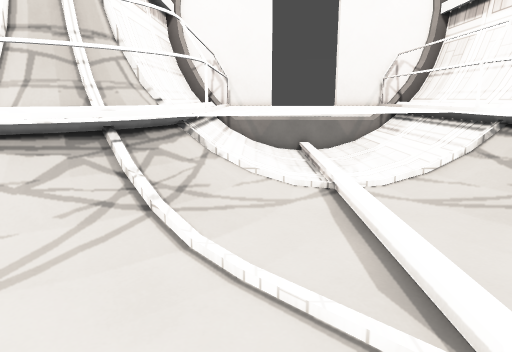
View 1 (above)

15 first-person views from a walk through a level from a Godot 3-D game. The camera is 1.5 m above the floor, tilts 12° down and sees 70° across. The floor is counted in squares, 0.5 m on a side. Each view is taken from the middle of a square. On the plan, view 1 faces up. The plan holds only what a view shows up to about 20 squares ahead; the rest is blank. The place goes on beyond the plan. Surface patterns are stand-ins for the level's own textures.

View 2
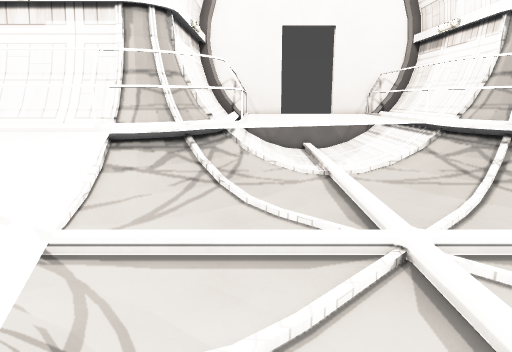

View 3
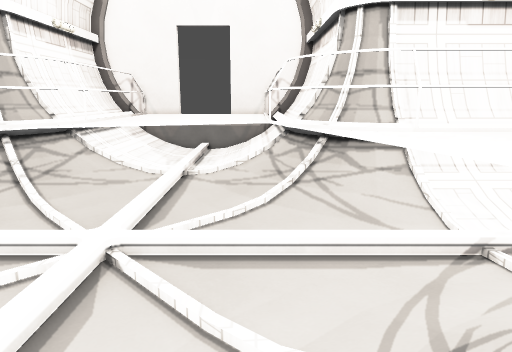

View 4
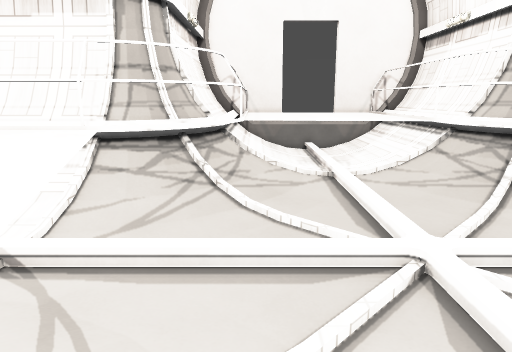

View 5
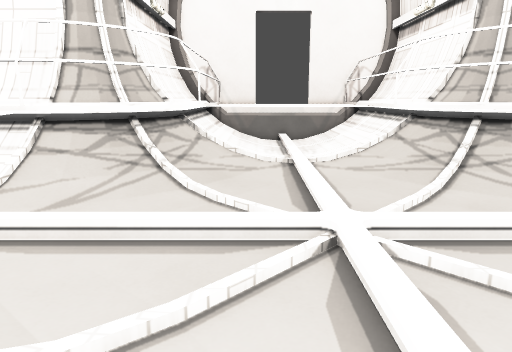

View 6
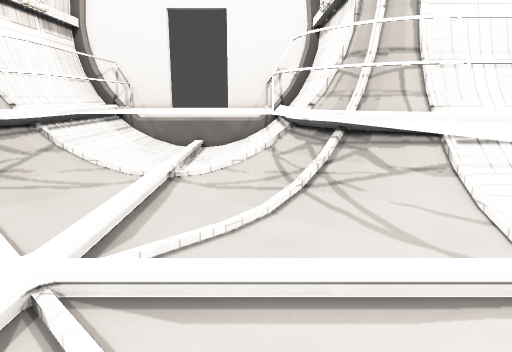

View 7
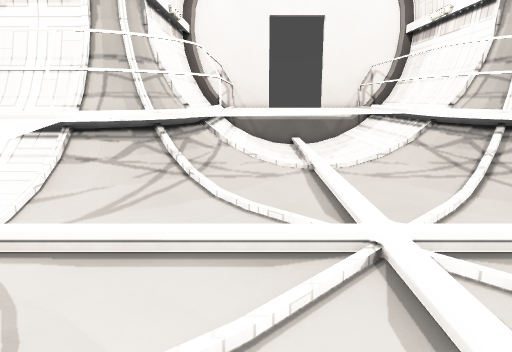

View 8
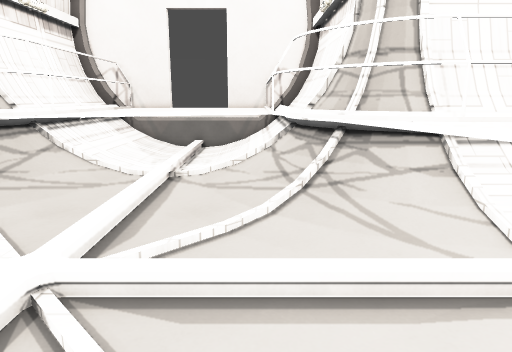

View 9
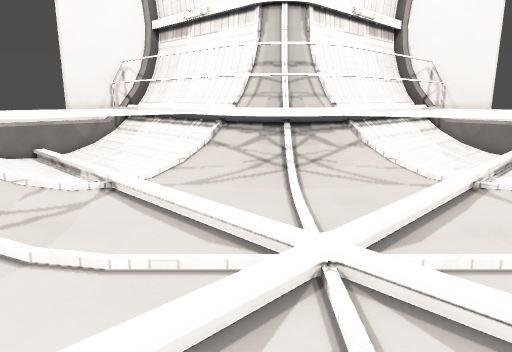

View 10
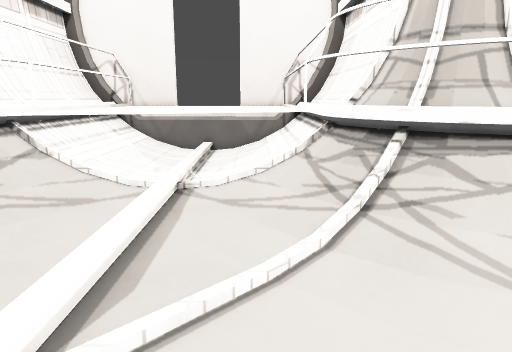

View 11
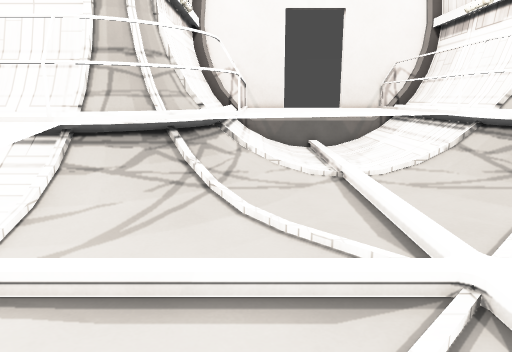

View 12
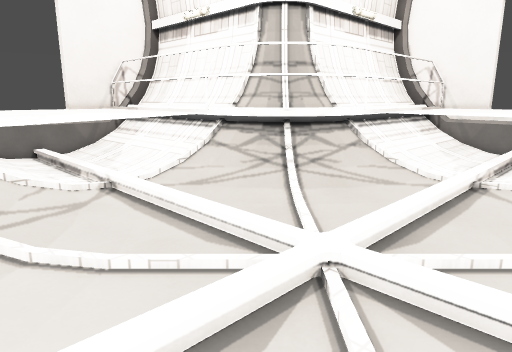

View 13
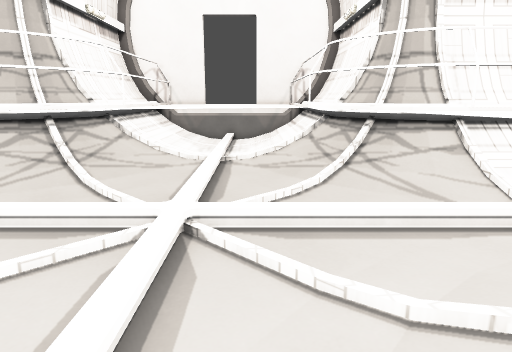

View 14
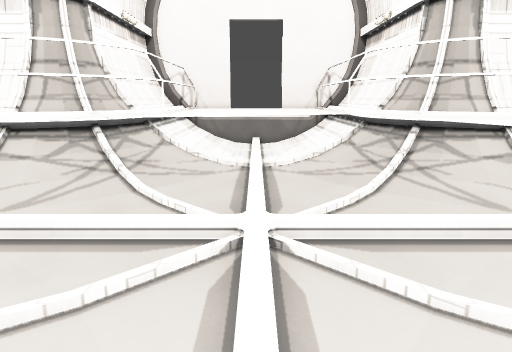

View 15
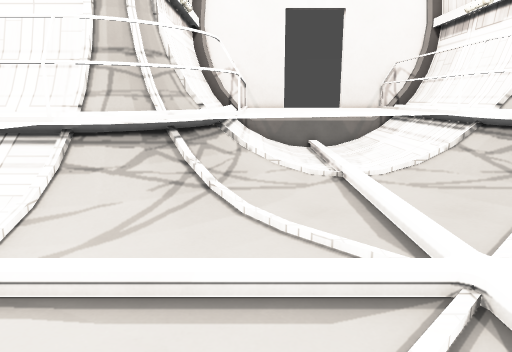

### Floor plan
Key: @ floor where view 1 was taken; # wall or solid block; . main floor; : floor 0.25 m higher than the main floor; / step, stairs or slope; ^ raised ledge.
Columns run from 8 left of view 1 to 14 right of it. Each row starts with its distance up from view 1.
 14       #^^^^^^^^^#
 13      ##^^^^^^^^^#
 12      ##^^^^^^^^^##
 11     ##^^^^^^^.//###
 10    ###^^^^.:...//#####
  9   ###^^....:...//^#^^##
  8 ####///....:..../^^^###
  7 ^^^///./...:.../..^^^^^
  6 ^^^/.......:......^^^^^
  5 ^^^........:......^^^^^
  4 ^^^^.......:.......^^^^
  3 ^^^^:::::::::::::::^^^^
  2 ^^^^.......:.......^^^^
  1 ^^^^^......:........^^^
  0 ^^^^^...@..:......./^^^
 -1 ^^^^^../...:..././//^^^
 -2 ###^^^/....:....///####
 -3  ####^//...:...///###
 -4    ###//...:...//###
 -5     ###//..:..//###
 -6      ##//..:..//##
 -7       #^^^^^^^^^#
 -8       #^^^^^^^^^#
 -9       #^^^^^^^^^#

Where each view was taken, in squares from view 1:
view 1: 0 up, 0 right, facing up
view 2: 6 down, 1 left, facing up
view 3: 6 down, 7 right, facing up
view 4: 11 up, 7 right, facing down
view 5: 11 up, 5 right, facing down
view 6: 9 up, 1 left, facing down
view 7: 6 up, 5 left, facing right
view 8: 7 up, 9 right, facing left
view 9: 7 up, 9 right, facing down-left
view 10: 0 up, 0 right, facing right
view 11: 7 up, 3 left, facing right
view 12: 9 up, 1 left, facing down-right
view 13: 6 down, 5 right, facing up
view 14: 6 down, 3 right, facing up
view 15: 1 down, 9 right, facing left
